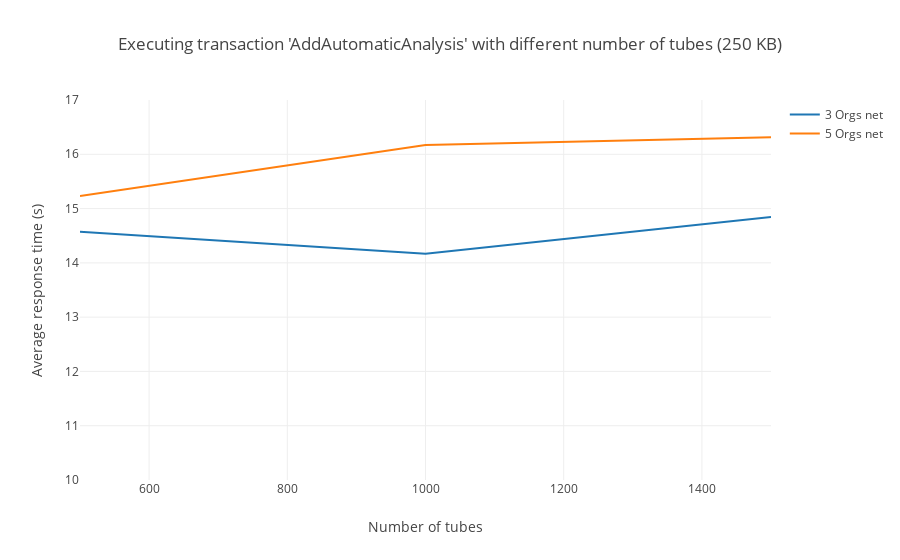

The code cell stored with this chart in its notebook:
### Markdown cell above
### Average times when executing tx 'AddAutomaticAnalysis' (250 KB file size)

### Code cell
# 3 Orgs net data
threeOrgs = [14.5715, 14.1668, 14.8436]
# 5 Orgs net data
fiveOrgs = [15.2297, 16.1720, 16.3144]

#avgAutoAnalysis("250 KB", threeOrgs)
avgAutoAnalysis("250 KB", threeOrgs, fiveOrgs)

### Figure 1 — Plotly figure (JSON) as saved in the notebook; plotly's stock layout.template omitted (floating-point values rounded to 4 significant figures)
{"data": [{"mode": "lines", "name": "3 Orgs net", "type": "scatter", "uid": "09e7b3b5-2f87-49f3-a84c-475593d389f5", "x": [500, 1000, 1500], "y": [14.57, 14.17, 14.84]}, {"mode": "lines", "name": "5 Orgs net", "type": "scatter", "uid": "8206ffe5-4bfc-4b6c-9bc4-36cc1b0d3773", "x": [500, 1000, 1500], "y": [15.23, 16.17, 16.31]}], "layout": {"barmode": "group", "title": {"text": "Executing transaction 'AddAutomaticAnalysis' with different number of tubes (250 KB)"}, "xaxis": {"range": [500, 1500], "title": {"text": "Number of tubes"}}, "yaxis": {"range": [10, 17], "title": {"text": "Average response time (s)"}}}}
